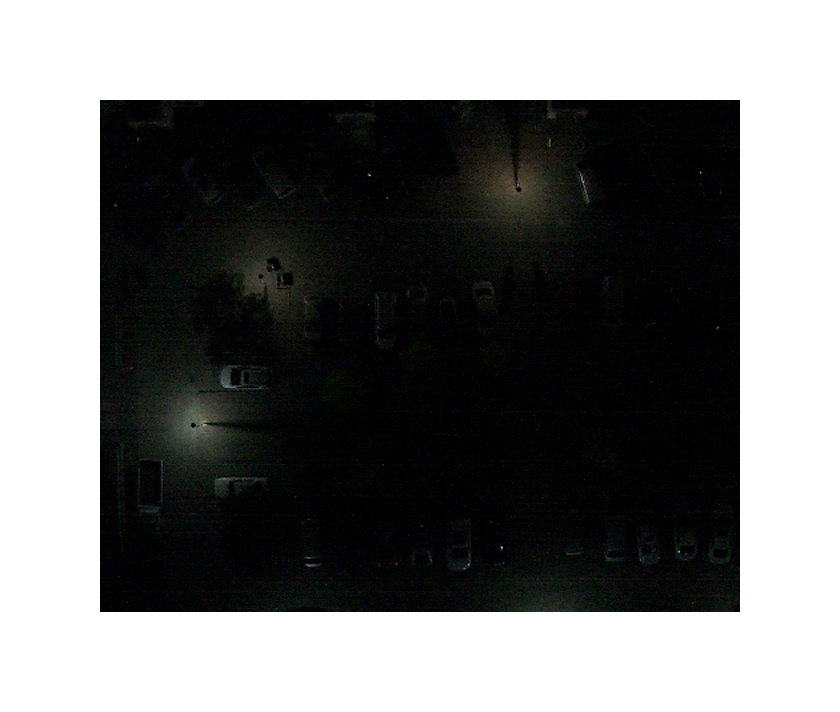
#> input picture prototyping/test_images/00001_rgb.jpg, 840 x 712 px, found by its file name
$ python preview_addition.py
#> lines starting #> are read from the running program, lines starting #| are printed output that depends on the picture

import argparse
from pathlib import Path

import cv2
import matplotlib.pyplot as plt


def main():
    parser = argparse.ArgumentParser()

    parser.add_argument(
        "--id",
        default=None,
        help="Image ID (e.g., 00100). Defaults to first available pair."
    )
    parser.add_argument(
        "--root",
        default="processed_dataset_complementary_degraded/test",
        help="Path to dataset test folder."
    )
    parser.add_argument(
        "--save",
        action="store_true",
        help="Save preview image."
    )

    args = parser.parse_args()
    root = Path(args.root)

    # Automatically select first image if no ID is provided.
    if args.id is None:
        images = sorted((root / "ir").glob("*.jpg"))

        if not images:
            raise FileNotFoundError(
                f"No IR images found in {root / 'ir'}"
            )

        image_id = images[0].stem
    else:
        image_id = Path(args.id).stem

    rgb_path = root / "rgb" / f"{image_id}.jpg"
    ir_path = root / "ir" / f"{image_id}.jpg"

    rgb = cv2.imread(str(rgb_path))
#> rgb is the input picture: shape (712, 840, 3); mean B, G, R 119.3, 120, 119.2
    ir = cv2.imread(str(ir_path))

    if rgb is None or ir is None:
        raise FileNotFoundError(
            f"Missing RGB or IR image for {image_id}"
        )

    # Resize IR if dimensions differ.
    if ir.shape[:2] != rgb.shape[:2]:
        ir = cv2.resize(
            ir,
            (rgb.shape[1], rgb.shape[0]),
            interpolation=cv2.INTER_LINEAR
        )

    # 50/50 pixelwise fusion.
    fused = cv2.addWeighted(
        rgb, 0.5,
        ir, 0.5,
        0
    )

    images = [
        ("RGB (degraded)", rgb),
        ("IR (degraded)", ir),
        ("50/50 Addition", fused)
    ]

    fig, axes = plt.subplots(1, 3, figsize=(17, 5))

    for ax, (title, image) in zip(axes, images):
        ax.imshow(
            cv2.cvtColor(image, cv2.COLOR_BGR2RGB)
        )
        ax.set_title(title)
        ax.axis("off")
#> this loop made 3 passes
#> title on passes 1 to 3: 'RGB (degraded)', 'IR (degraded)', '50/50 Addition'

    fig.suptitle(
        f"Complementary Degradation — {image_id}",
        fontsize=14
    )

    plt.tight_layout()

    if args.save:
        output_dir = Path("evaluation/addition_previews")
        output_dir.mkdir(parents=True, exist_ok=True)

        output_path = output_dir / f"{image_id}_addition.png"
        plt.savefig(output_path, dpi=150, bbox_inches="tight")

        print(f"Saved preview: {output_path}")

    plt.show()
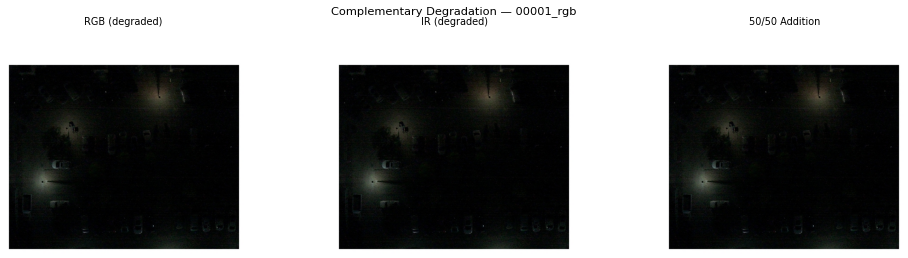
#> figure drawn by matplotlib, 3 panels


if __name__ == "__main__":
    main()

$ run again, on prototyping/test_images/00237_rgb.jpg
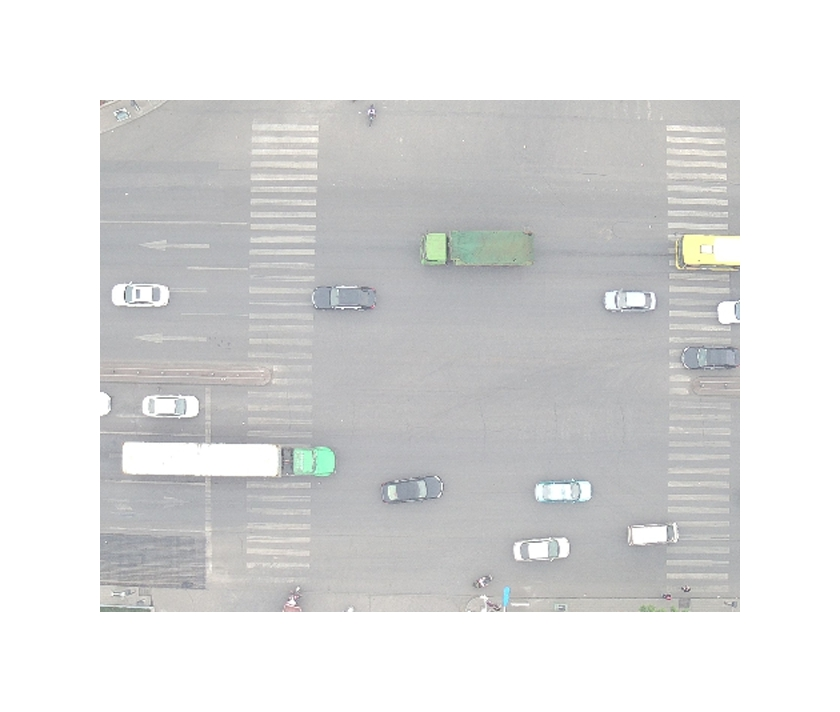
#> input picture prototyping/test_images/00237_rgb.jpg, 840 x 712 px, found by its file name
#> in main, rgb is the input picture: shape (712, 840, 3); mean B, G, R 219.9, 219.9, 219.6
#> the loop in main, `for ax, (title, image) in zip(axes, images):` made 3 passes
#> title on passes 1 to 3: 'RGB (degraded)', 'IR (degraded)', '50/50 Addition'
#> in main, `plt.show()`:
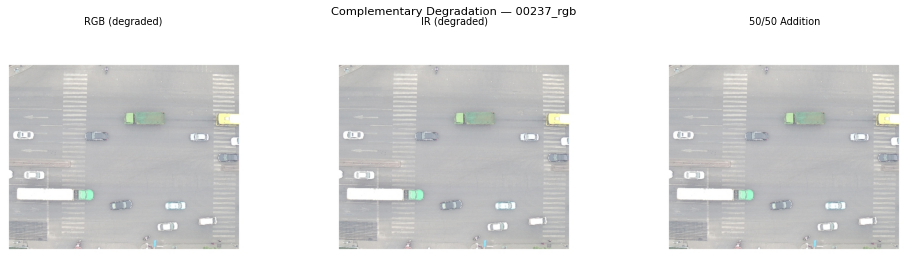
#> figure drawn by matplotlib, 3 panels
